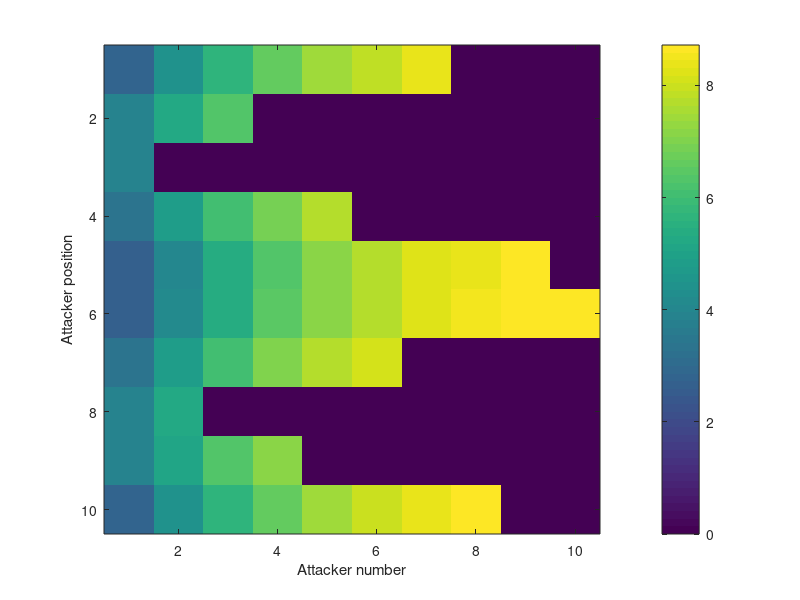

This chart was generated by the following MATLAB code:
%%Defenders assumed at all nodes
%%Attackers assigned by greedy algorithm to location with highest crit
%%gamma corresponding to best position for attack

n=10;       %number of states

T=100;        %time period of evaluation. Set to ~10000 for infinite horizon approximation
Q=eye(n);       %state cost
R=eye(n);       %input cost

%System Dynamics Matrix - line graph
A_base=eye(n)+diag(ones(n-1,1),-1)+diag(ones(n-1,1),1);
A=A_base/(0.1+max(abs(eig(A_base))));

%Input Matrix - assumes input to all nodes
B = ones(n);

%Calculation initialization
gl=zeros(n);
ginit = 100;
gu=ginit*ones(n);
g=zeros(n);
pos = zeros(n,1);   %final order of attack
grec = NaN(n,1);
F_base = zeros(n);

for i = 1:n
    for j = 1:n
        F = F_base;
        if sum(F(j,:))~=0
            continue
        end
        F(j,i)=1;
        check=1;
        while check>0
            g(j,i) = (gl(j,i)+gu(j,i))/2;
            Z=Q;
            check2=0;
            check3=0;
            for t=1:T
                Z=Q+A'*Z*inv(eye(n)+ (B*B' - (g(j,i)^-2)*F*F')*Z)*A;
                if min(eig(eye(n)*g(j,i)^2 - F'*Z*F)) <=0
                    check2=1;
                    break
                end
                if min(eig(R + B'*Z*B)) <=0
                    check3=1;
                    break
                end
            end
            if isnan(trace(Z))==1 || check2==1 || check3==1
                gl(j,i)=g(j,i);
            else
                if abs(gu(j,i)-g(j,i))<0.0001
                    check=0;
                end
                if abs(gl(j,i)-ginit)<0.0001
                    check=-1;
                end
                gu(j,i)=g(j,i);
            end
        end
        if pos(i)==0
            pos(i)=j;
            grec(i)=g(j,i);
            dummy=1;
        elseif grec(i)<g(j,i) && check==0
            pos(i)=j;
            grec(i)=g(j,i);
            dummy=1;            
        end
    end
    F_base(pos(i),i)=1;
    g
end

figure
imagesc(g(:,:))
colorbar()
xlabel('Attacker number')
ylabel('Attacker position')
